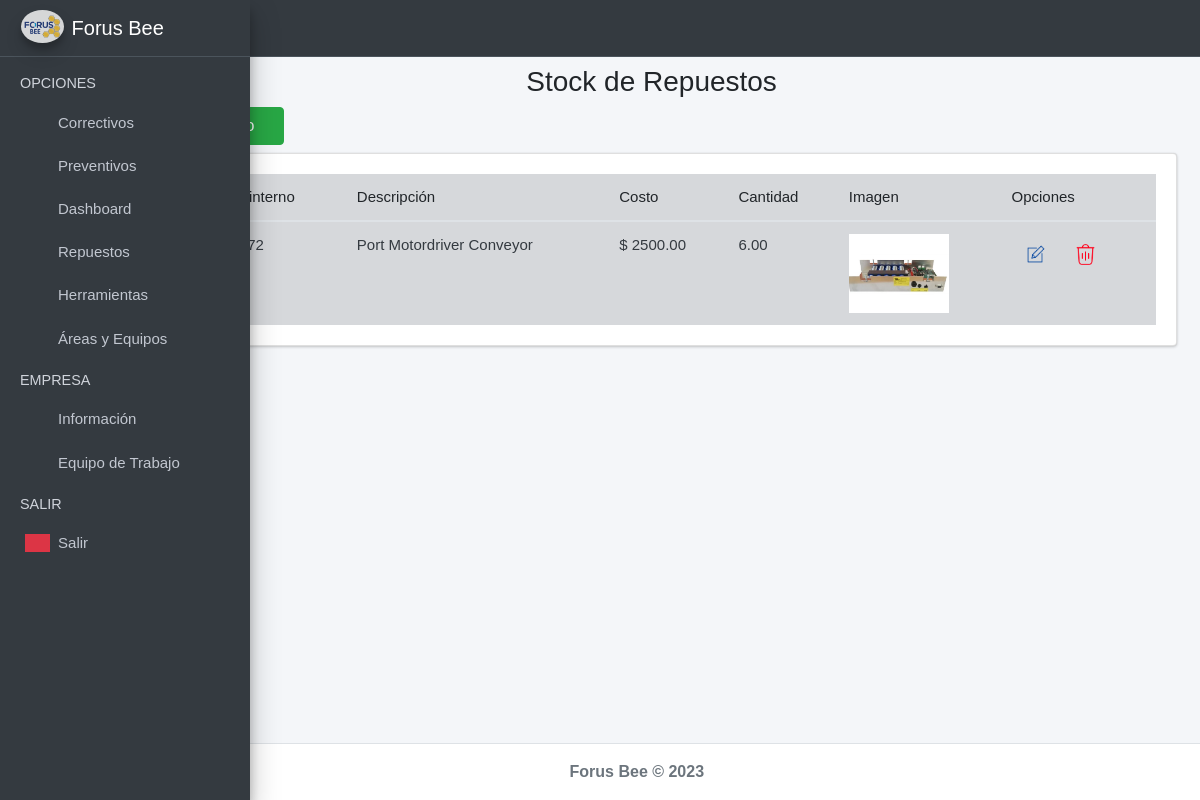
Page /productos/ (signed in) on the earlier database version.
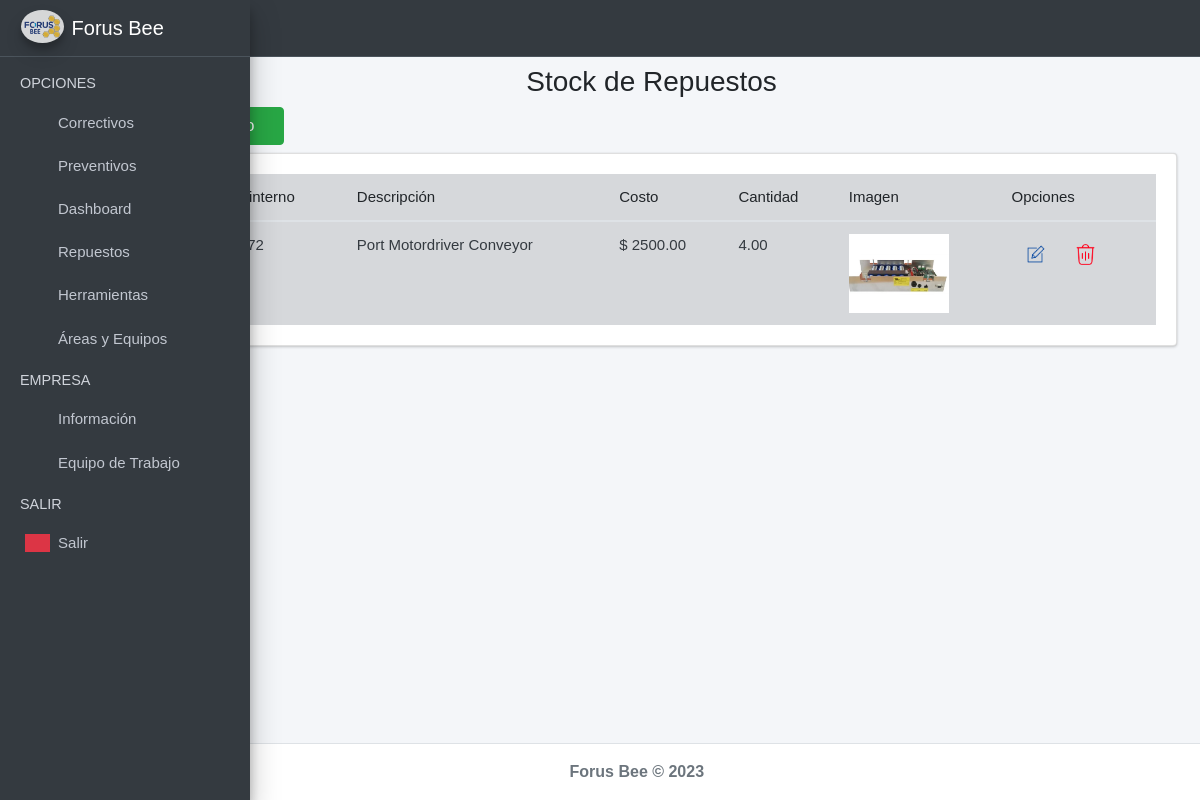
Same page on the later database version.
### index/models.py (models this page shows, shortened)
class Producto (models.Model):
    codigo = models.CharField(max_length=255, unique=True, null=True, blank = True)
    descripcion =  models.CharField(max_length=255, unique=True, null=False)
    imagen = models.ImageField(upload_to='productos', null=True, blank=True)
    costo = models.DecimalField(max_digits=15, decimal_places=2, null=False)
    cantidad = models.DecimalField(max_digits=15, decimal_places=2 , null=False)
    created = models.DateTimeField(auto_now_add=True)
    updated = models.DateTimeField(auto_now_add=True)
    class Meta:
        verbose_name='producto'
        verbose_name_plural = 'productos'
        order_with_respect_to = 'descripcion'

### index/views.py (the view)
# urls.py: path('productos/', views.inventario_view, name='Product'),
@login_required(login_url='Login')
def inventario_view(request):
    form_producto = ProductoForm()
    form_editar_producto = EditarProductoForm()
    productos = Producto.objects.all()
    num_productos = len(productos)
    context = {
        'form_producto': form_producto,
        'form_editar_producto': form_editar_producto,
        'productos': productos,
        'num_productos': num_productos
    }
    return render(request, 'inventario.html', context)

### index/templates/inventario.html (shortened to what this page needs)
{% extends "base.html" %}
{% load static %}
{% load widget_tweaks %}
{% block content %}
<link rel="stylesheet" href="{% static 'index/css/b4.css' %}">
<div class="row">
    <div class="col-md-12">
        <h3 class="text-center mt-2"><i class="text-secondary nav-icon fas fa-boxes"></i> Stock de Repuestos </h3>
        <div class="col-md-3 pb-2">
            <a href="#AgregarProductoModal"
                data-toggle="modal" data-dismiss="modal">
                <button type="button" class="btn btn-success">
                    <i class="fas fa-plus-circle"></i>
                </button>
            </a>
        </div>
        <div class="card card-body" style="overflow:scroll; max-height: 400px;">
            <table class="table table-hover table-secondary" id="myTable">
                <thead>
                    <tr>
                        <th># ID</th>
                        <th>Código interno</th>
                        <th>Descripción</th>
                        <th>Costo</th>
                        <th>Cantidad</th>
                        <th>Imagen</th>
                        <th>Opciones</th>
                    </tr>
                </thead>
                <tbody class="text-dark">
                    {% for i in productos %}
                    <tr>
                        <td>{{i.id}}</td>
                        <td>{{i.codigo}}</td>
                        <td>{{i.descripcion}}</td>
                        <td>$ {{i.costo}}</td>
                        <td> {{i.cantidad}}</td>
                        {% if i.imagen %}
                        <td><img width="100" src="{{i.imagen.url}}" alt="producto-{{i.id}}"></td>
                        {% else %}
                        <td></td>
                        {% endif %}
                        <td>
                            <button onclick="editarProduct('{{i.id}}', '{{i.codigo}}', '{{i.descripcion}}',
                        '{{i.costo}}','{{i.cantidad}}')" class="btn btn-dark-outline btn-sm" data-toggle="modal"
                                href="#EditarProductoModal"><img src="{% static 'index/img/editar.png' %}" alt="Error"
                                    width="30"></button>
                            <button onclick="eliminarProducto('{{i.id}}')" class="btn btn-dark-outline btn-sm"
                                data-toggle="modal" href="#EliminarProductoModal"><img
                                    src="{% static 'index/img/delete.png' %}" alt="Error" width="25"></button>
                        </td>
                    </tr>
                    {% endfor %}
                </tbody>
            </table>
        </div>
    </div>
</div>
{% endblock %}

Differences in the rows shown:
changed Producto "Port Motordriver Conveyor": cantidad "6.00" → "4.00"
